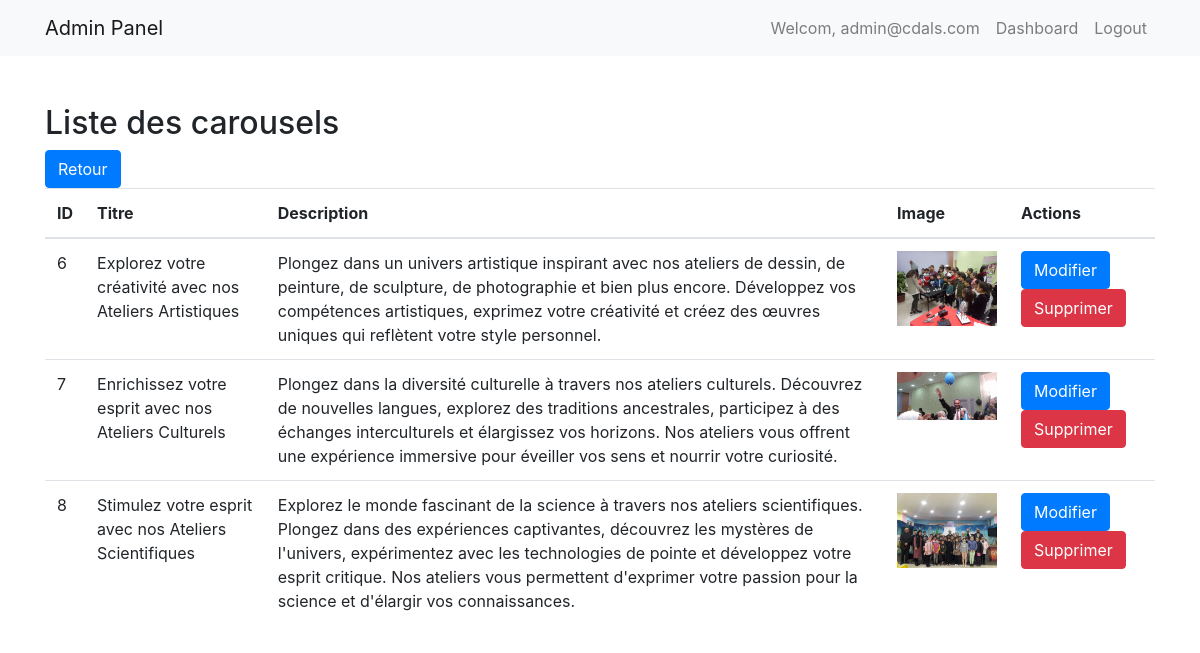
Screenshot of /admin/carousels/voir.php (signed in) with the database file from the repository.
### tables this page shows
CREATE TABLE `carousels` (
  `ID_carousel` int(10) NOT NULL,
  `titre_car` varchar(255) NOT NULL,
  `description_car` text NOT NULL,
  `path_car` varchar(255) NOT NULL
);

### admin/carousels/voir.php (the view, shortened to what this page needs)
<?php
require_once '../../config/bdd.php';
$stmt = $conn->prepare("SELECT * FROM carousels");
$stmt->execute();
$result = $stmt->get_result();
if ($result->num_rows > 0) {
    ?>
    <?php include("../layout.php"); ?>
    <div class="container">
        <h2>Liste des carousels</h2>
    <a href="index.php" class="btn btn-primary">Retour</a>
        <table class="table">
            <thead>
                <tr>
                    <th>ID</th>
                    <th>Titre</th>
                    <th>Description</th>
                    <th>Image</th>
                    <th>Actions</th>
                </tr>
            </thead>
            <tbody>
                <?php
                while ($row = $result->fetch_assoc()) {
                    echo "<tr>";
                    echo "<td>" . $row["ID_carousel"] . "</td>";
                    echo "<td>" . $row["titre_car"] . "</td>";
                    echo "<td>" . $row["description_car"] . "</td>";
                    echo "<td><img src='../../images/slide/" . $row["path_car"] . "' width='100'></td>";
                    echo "<td>";
                    echo "<a href='modifier.php?id=" . $row["ID_carousel"] . "' class='btn btn-primary'>Modifier</a>";
                    echo "<a href='supprimer.php?id=" . $row["ID_carousel"] . "' class='btn btn-danger'>Supprimer</a>";
                    echo "</td>";
                    echo "</tr>";
                }
                ?>
            </tbody>
        </table>
    </div>
    <?php include("../footer.html");
} else {
    echo "Aucun carousel trouvé.";
}
?>

### rows the page displays
carousels: ID_carousel "6", titre_car "Explorez votre créativité avec nos Ateliers Artistiques", description_car "Plongez dans un univers artistique inspirant avec nos ateliers de dessin, de peinture, de sculpture, de photographie et bien plus encore. Développez vos compétences artistiques, exprimez votre créativité et créez des œuvres uniques qui reflètent votre style personnel.", path_car (picture)
carousels: ID_carousel "7", titre_car "Enrichissez votre esprit avec nos Ateliers Culturels", description_car "Plongez dans la diversité culturelle à travers nos ateliers culturels. Découvrez de nouvelles langues, explorez des traditions ancestrales, participez à des échanges interculturels et élargissez vos horizons. Nos ateliers vous offrent une expérience immersive pour éveiller vos sens et nourrir votre curiosité.", path_car (picture)
carousels: ID_carousel "8", titre_car "Stimulez votre esprit avec nos Ateliers Scientifiques", description_car "Explorez le monde fascinant de la science à travers nos ateliers scientifiques. Plongez dans des expériences captivantes, découvrez les mystères de l'univers, expérimentez avec les technologies de pointe et développez votre esprit critique. Nos ateliers vous permettent d'exprimer votre passion pour la science et d'élargir vos connaissances.", path_car (picture)

### other values shown
$adminEmail "admin@cdals.com"
